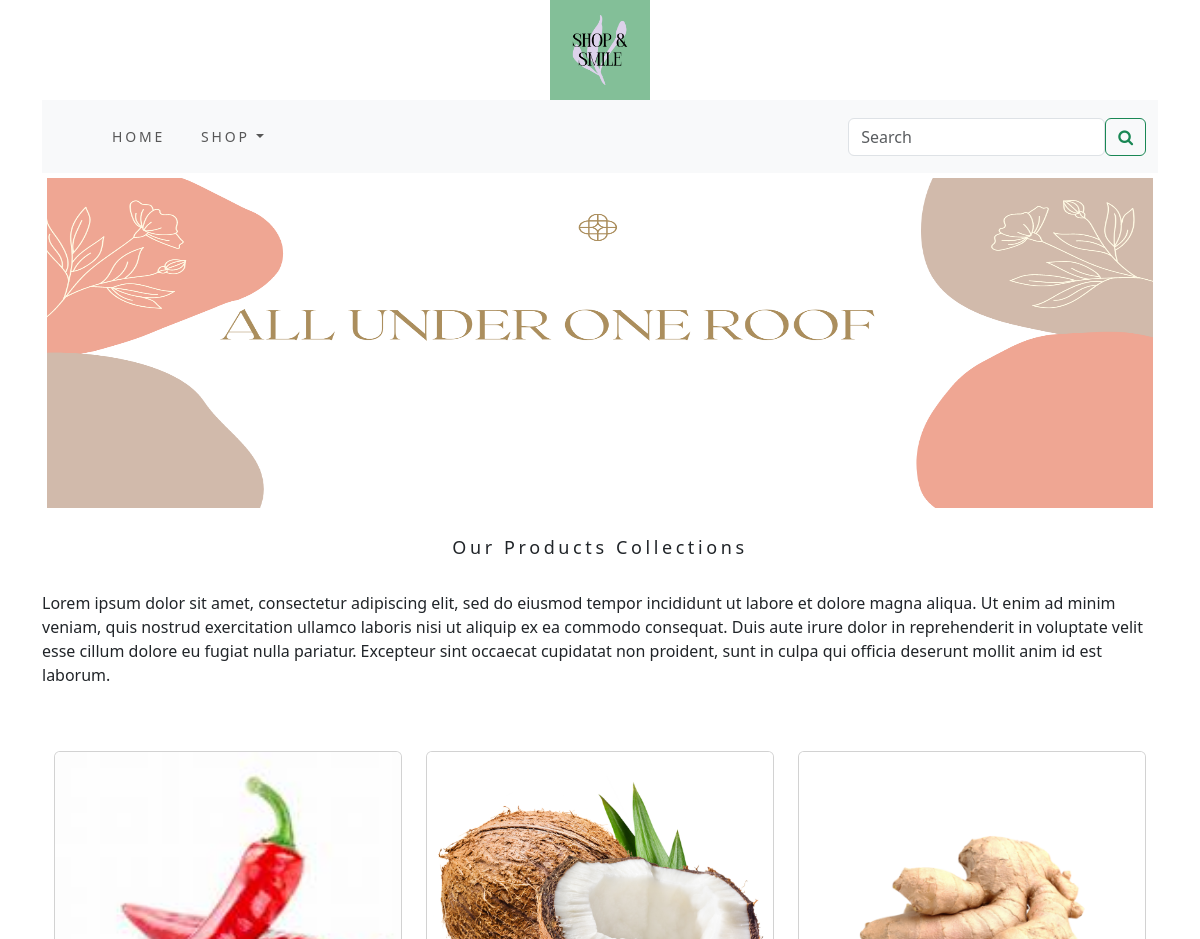
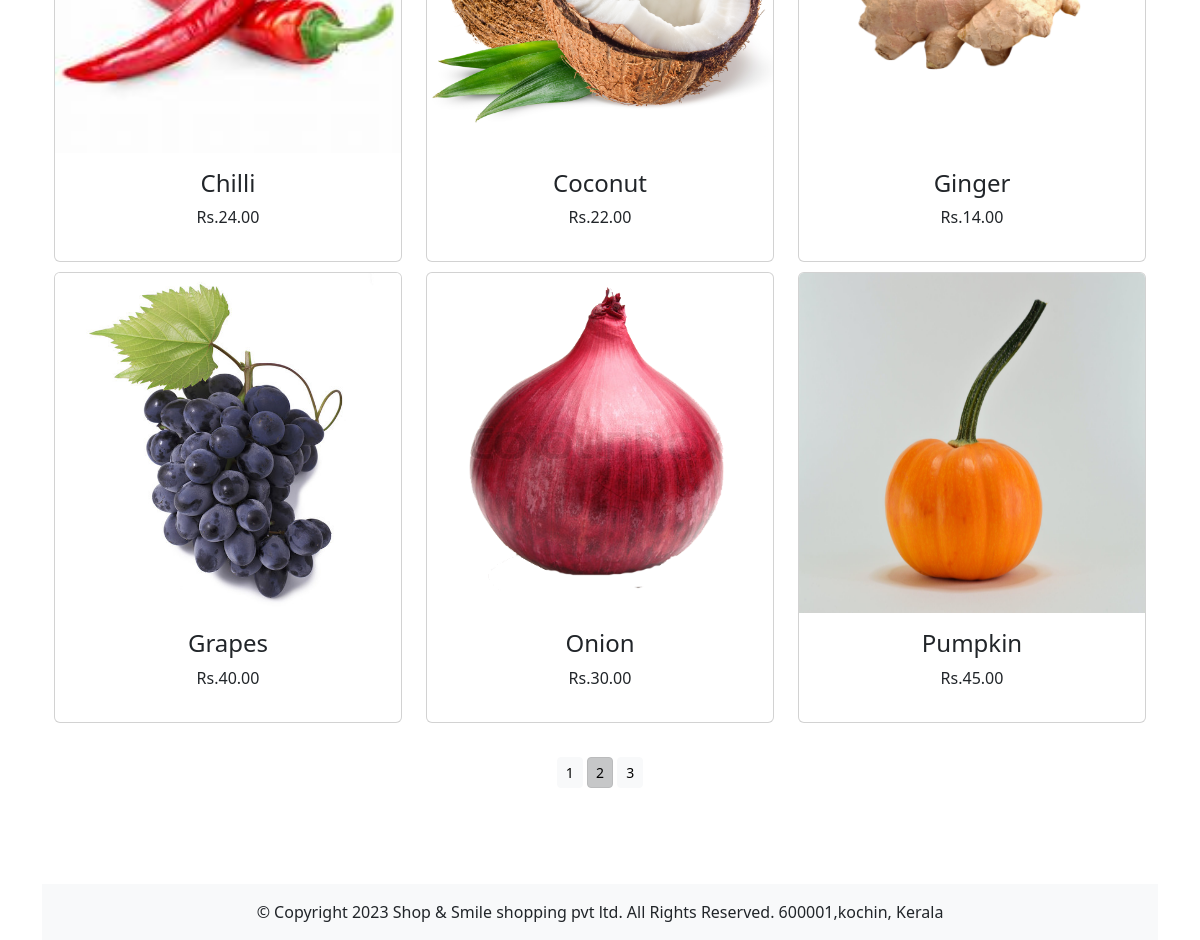
Screenshot of /?page=2 with the database file from the repository (2 pictures, top to bottom).
### shop/models.py (models this page shows, shortened)
class Product(models.Model):
    name = models.CharField(max_length=250, unique=True)
    slug = models.SlugField(max_length=250, unique=True)
    description = models.TextField(blank=True)
    price = models.DecimalField(max_digits=10, decimal_places=2)
    category = models.ForeignKey(Category, on_delete=models.CASCADE)
    image = models.ImageField(upload_to='product', blank=True)
    stock = models.IntegerField()
    available = models.BooleanField(default=True)
    created = models.DateTimeField(auto_now_add=True)
    updated = models.DateTimeField(auto_now=True)
    def get_url(self):
        return reverse('shop:prodCatdetail', args=[self.category.slug, self.slug])
    class Meta:
        ordering = ('name',)
        verbose_name = 'product'
        verbose_name_plural = 'products'

### shop/views.py (the view)
# urls.py: path('', views.allProdcat, name='allProdcat'),
def allProdcat(request, c_slug=None):
    c_page = None
    products_list = None
    if c_slug != None:
        c_page = get_object_or_404(Category, slug=c_slug)
        products_list = Product.objects.all().filter(category=c_page, available=True)
    else:
        products_list = Product.objects.all().filter(available=True)
    paginator = Paginator(products_list, 6)
    try:
        page = int(request.GET.get('page', '1'))
    except:
        page = 1
    try:
        products = paginator.page(page)
    except(EmptyPage, InvalidPage):
        products = paginator.page(paginator.num_pages)
    return render(request, "category.html", {'category': c_page, 'products': products})

### cart/context_processors.py (called while the page is built)
def counter(request):
    item_count = 0
    if 'admin' in request.path:
        return {}
    else:
        try:
            cart = Cart.objects.filter(cart_id=cart_id(request))
            cart_items = CartItem.objects.all().filter(cart=cart[:1])
            for cart_item in cart_items:
                item_count += cart_item.quantity
        except Cart.DoesNotExist:
            item_count = 0
    return dict(item_count=item_count)

### cart/views.py (called while the page is built)
def cart_id(request):
    cart = request.session.session_key
    if not cart:
        cart = request.session.create()
    return cart

### shop/context_processors.py (called while the page is built)
def menu_links(request):
    links=Category.objects.all()
    return dict(links=links)

### shop/models.py (called while the page is built)
    def get_url(self):
        return reverse('shop:products_by_category', args=[self.slug])

### templates/category.html (shortened to what this page needs)
{% extends 'base.html' %}
{% load static %}
{% block content %}
       <div class="mx-auto">
    {% if category %}
           <img class="my_image" src="{{category.image.url}}" alt="{{category.name}}" width="250px" height="250px">
       </div>
       <br>
       <div>
           <h1 class="text-center my_title">{{category.name}}</h1>
           <p class="text-justify">{{category.description}}</p>
       </div>
    {% else %}
       <div>
            <img class="my_image my_image_padding" src="{% static 'img/banner.png' %}" alt="our products" width="1250px" height="250px">
       </div>
       <br>
       <div>
           <h1 class="text-centre my_title"><center>Our Products Collections</center></h1>
           <br>
           <p class="text-justify">Lorem ipsum dolor sit amet, consectetur adipiscing elit, sed do eiusmod tempor incididunt ut labore et dolore magna aliqua. Ut enim ad minim veniam, quis nostrud exercitation ullamco laboris nisi ut aliquip ex ea commodo consequat. Duis aute irure dolor in reprehenderit in voluptate velit esse cillum dolore eu fugiat nulla pariatur. Excepteur sint occaecat cupidatat non proident, sunt in culpa qui officia deserunt mollit anim id est laborum.
              </p>
           <br>
           <br>
       </div>
    {% endif %}
    <div class="container">
        <div class="row mx_auto">
            {% for product in products.object_list %}
            <div class="my_bottom_margin col-9 col-sm-12 col-md-4 col-lg-4">
                <div class="card text-center" style="min-width:18rem;">
                    <a href="{{product.get_url}}"><img class="card-img-top my_image" src="{{product.image.url}}" alt="{{product.name}}" width="250px" height="250px"></a>
                    <div class="card-body">
                        <h4>{{product.name}}</h4>
                        <p>Rs.{{product.price}}</p>
                    </div>
                </div>
            </div>
            {% endfor %}
        </div>
        <div class="mx-auto">
            {% if products.paginator.num_pages > 1 %}
            <br>
            <div class="text-center">
                {% for pg in products.paginator.page_range %}
                <a href="?page={{pg}}" class="btn btn-light btn-sm {% if products.number == pg %} active {% endif %}">{{pg}}</a>
            {% endfor %}
            </div>
            {% endif %}
        </div>
        <br>
    </div>
{% endblock %}

### static/css/custom.css (style rules this page uses)
body { font-family: 'Roboto', sans-serif; min-height: 100vh; }
.my_image { width:100%; height:340px; }
.my_title { font-size: 18px; text_transform:uppercase; letter-spacing: .2em; }
.my_image_padding { padding:5px; }
.my_bottom_margin { margin-bottom:10px; }

### rows the page displays
Product: image (picture), name "Chilli", price "24.00"
Product: image (picture), name "Coconut", price "22.00"
Product: image (picture), name "Ginger", price "14.00"
Product: image (picture), name "Grapes", price "40.00"
Product: image (picture), name "Onion", price "30.00"
Product: image (picture), name "Pumpkin", price "45.00"

### other values shown
{{ pg }} "1" "2" "3"
